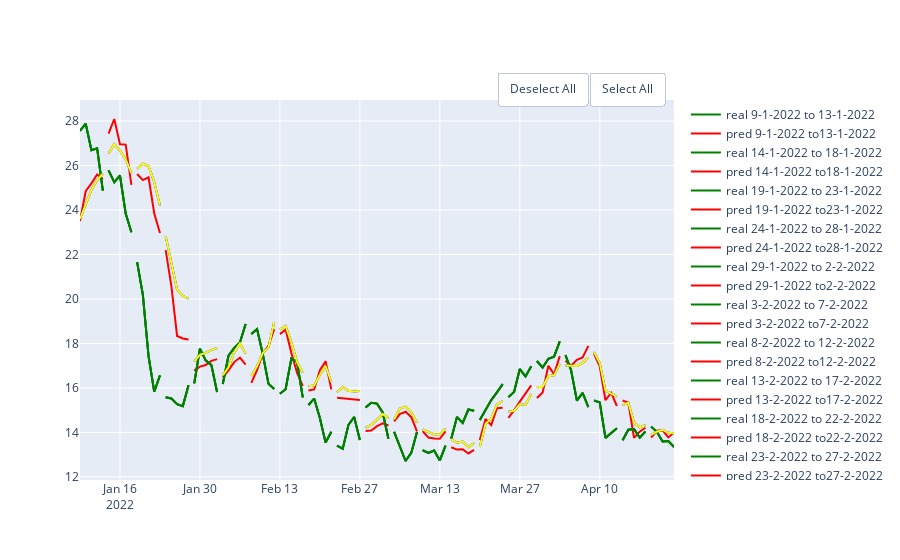

Write notebook code for a chart like this one.
### Code cell
rf_auto = RandomForestRegressor(random_state=10,criterion='mae', max_depth=20, max_features='auto')
rf_sqrt = RandomForestRegressor(random_state=10,criterion='mae', max_depth=20, max_features='sqrt')
rf_log2 = RandomForestRegressor(random_state=10,criterion='mae', max_depth=20,max_features='log2' )
df = pd.DataFrame(columns = ['MAE', 'MSE','RMSE', 'R2'], index = ['auto','sqrt', 'log2'])
show_results(df, df_link,'close',100,5,rf_auto, rf_sqrt,rf_log2)

### Figure 1 — Plotly figure (JSON) as saved in the notebook; plotly's stock layout.template omitted (floating-point values rounded to 4 significant figures)
{"data": [{"line": {"color": "green"}, "mode": "lines", "name": "real 9-1-2022 to 13-1-2022", "type": "scatter", "x": ["2022-01-09T00:00:00", "2022-01-10T00:00:00", "2022-01-11T00:00:00", "2022-01-12T00:00:00", "2022-01-13T00:00:00"], "y": [27.57, 27.88, 26.69, 26.78, 24.87]}, {"line": {"color": "red"}, "mode": "lines", "name": "pred 9-1-2022 to13-1-2022", "type": "scatter", "x": ["2022-01-09T00:00:00", "2022-01-10T00:00:00", "2022-01-11T00:00:00", "2022-01-12T00:00:00", "2022-01-13T00:00:00"], "y": [23.5, 24.85, 25.2, 25.6, 25.39]}, {"line": {"color": "green"}, "mode": "lines", "name": "real 14-1-2022 to 18-1-2022", "type": "scatter", "x": ["2022-01-14T00:00:00", "2022-01-15T00:00:00", "2022-01-16T00:00:00", "2022-01-17T00:00:00", "2022-01-18T00:00:00"], "y": [25.78, 25.25, 25.55, 23.84, 23.0]}, {"line": {"color": "red"}, "mode": "lines", "name": "pred 14-1-2022 to18-1-2022", "type": "scatter", "x": ["2022-01-14T00:00:00", "2022-01-15T00:00:00", "2022-01-16T00:00:00", "2022-01-17T00:00:00", "2022-01-18T00:00:00"], "y": [27.44, 28.09, 26.96, 26.94, 25.13]}, {"line": {"color": "green"}, "mode": "lines", "name": "real 19-1-2022 to 23-1-2022", "type": "scatter", "x": ["2022-01-19T00:00:00", "2022-01-20T00:00:00", "2022-01-21T00:00:00", "2022-01-22T00:00:00", "2022-01-23T00:00:00"], "y": [21.65, 20.2, 17.43, 15.83, 16.57]}, {"line": {"color": "red"}, "mode": "lines", "name": "pred 19-1-2022 to23-1-2022", "type": "scatter", "x": ["2022-01-19T00:00:00", "2022-01-20T00:00:00", "2022-01-21T00:00:00", "2022-01-22T00:00:00", "2022-01-23T00:00:00"], "y": [25.62, 25.35, 25.47, 23.85, 22.97]}, {"line": {"color": "green"}, "mode": "lines", "name": "real 24-1-2022 to 28-1-2022", "type": "scatter", "x": ["2022-01-24T00:00:00", "2022-01-25T00:00:00", "2022-01-26T00:00:00", "2022-01-27T00:00:00", "2022-01-28T00:00:00"], "y": [15.58, 15.53, 15.27, 15.18, 16.12]}, {"line": {"color": "red"}, "mode": "lines", "name": "pred 24-1-2022 to28-1-2022", "type": "scatter", "x": ["2022-01-24T00:00:00", "2022-01-25T00:00:00", "2022-01-26T00:00:00", "2022-01-27T00:00:00", "2022-01-28T00:00:00"], "y": [22.2, 20.58, 18.34, 18.22, 18.18]}, {"line": {"color": "green"}, "mode": "lines", "name": "real 29-1-2022 to 2-2-2022", "type": "scatter", "x": ["2022-01-29T00:00:00", "2022-01-30T00:00:00", "2022-01-31T00:00:00", "2022-02-01T00:00:00", "2022-02-02T00:00:00"], "y": [16.21, 17.77, 17.24, 17.02, 15.82]}, {"line": {"color": "red"}, "mode": "lines", "name": "pred 29-1-2022 to2-2-2022", "type": "scatter", "x": ["2022-01-29T00:00:00", "2022-01-30T00:00:00", "2022-01-31T00:00:00", "2022-02-01T00:00:00", "2022-02-02T00:00:00"], "y": [16.78, 16.96, 17.03, 17.22, 17.29]}, {"line": {"color": "green"}, "mode": "lines", "name": "real 3-2-2022 to 7-2-2022", "type": "scatter", "x": ["2022-02-03T00:00:00", "2022-02-04T00:00:00", "2022-02-05T00:00:00", "2022-02-06T00:00:00", "2022-02-07T00:00:00"], "y": [16.18, 17.45, 17.8, 18.04, 18.88]}, {"line": {"color": "red"}, "mode": "lines", "name": "pred 3-2-2022 to7-2-2022", "type": "scatter", "x": ["2022-02-03T00:00:00", "2022-02-04T00:00:00", "2022-02-05T00:00:00", "2022-02-06T00:00:00", "2022-02-07T00:00:00"], "y": [16.47, 16.79, 17.16, 17.37, 17.04]}, {"line": {"color": "green"}, "mode": "lines", "name": "real 8-2-2022 to 12-2-2022", "type": "scatter", "x": ["2022-02-08T00:00:00", "2022-02-09T00:00:00", "2022-02-10T00:00:00", "2022-02-11T00:00:00", "2022-02-12T00:00:00"], "y": [18.43, 18.64, 17.53, 16.18, 15.95]}, {"line": {"color": "red"}, "mode": "lines", "name": "pred 8-2-2022 to12-2-2022", "type": "scatter", "x": ["2022-02-08T00:00:00", "2022-02-09T00:00:00", "2022-02-10T00:00:00", "2022-02-11T00:00:00", "2022-02-12T00:00:00"], "y": [16.23, 16.79, 17.55, 17.89, 18.65]}, {"line": {"color": "green"}, "mode": "lines", "name": "real 13-2-2022 to 17-2-2022", "type": "scatter", "x": ["2022-02-13T00:00:00", "2022-02-14T00:00:00", "2022-02-15T00:00:00", "2022-02-16T00:00:00", "2022-02-17T00:00:00"], "y": [15.74, 15.94, 17.32, 17.17, 15.57]}, {"line": {"color": "red"}, "mode": "lines", "name": "pred 13-2-2022 to17-2-2022", "type": "scatter", "x": ["2022-02-13T00:00:00", "2022-02-14T00:00:00", "2022-02-15T00:00:00", "2022-02-16T00:00:00", "2022-02-17T00:00:00"], "y": [18.42, 18.63, 17.57, 16.69, 16.09]}, {"line": {"color": "green"}, "mode": "lines", "name": "real 18-2-2022 to 22-2-2022", "type": "scatter", "x": ["2022-02-18T00:00:00", "2022-02-19T00:00:00", "2022-02-20T00:00:00", "2022-02-21T00:00:00", "2022-02-22T00:00:00"], "y": [15.23, 15.52, 14.65, 13.54, 14.03]}, {"line": {"color": "red"}, "mode": "lines", "name": "pred 18-2-2022 to22-2-2022", "type": "scatter", "x": ["2022-02-18T00:00:00", "2022-02-19T00:00:00", "2022-02-20T00:00:00", "2022-02-21T00:00:00", "2022-02-22T00:00:00"], "y": [15.89, 15.93, 16.8, 17.2, 15.94]}, {"line": {"color": "green"}, "mode": "lines", "name": "real 23-2-2022 to 27-2-2022", "type": "scatter", "x": ["2022-02-23T00:00:00", "2022-02-24T00:00:00", "2022-02-25T00:00:00", "2022-02-26T00:00:00", "2022-02-27T00:00:00"], "y": [13.41, 13.27, 14.34, 14.69, 13.65]}, {"line": {"color": "red"}, "mode": "lines", "name": "pred 23-2-2022 to27-2-2022", "type": "scatter", "x": ["2022-02-23T00:00:00", "2022-02-24T00:00:00", "2022-02-25T00:00:00", "2022-02-26T00:00:00", "2022-02-27T00:00:00"], "y": [15.55, 15.52, 15.48, 15.45, 15.46]}, {"line": {"color": "green"}, "mode": "lines", "name": "real 28-2-2022 to 4-3-2022", "type": "scatter", "x": ["2022-02-28T00:00:00", "2022-03-01T00:00:00", "2022-03-02T00:00:00", "2022-03-03T00:00:00", "2022-03-04T00:00:00"], "y": [15.12, 15.33, 15.29, 14.9, 13.71]}, {"line": {"color": "red"}, "mode": "lines", "name": "pred 28-2-2022 to4-3-2022", "type": "scatter", "x": ["2022-02-28T00:00:00", "2022-03-01T00:00:00", "2022-03-02T00:00:00", "2022-03-03T00:00:00", "2022-03-04T00:00:00"], "y": [14.07, 14.09, 14.28, 14.41, 14.31]}, {"line": {"color": "green"}, "mode": "lines", "name": "real 5-3-2022 to 9-3-2022", "type": "scatter", "x": ["2022-03-05T00:00:00", "2022-03-06T00:00:00", "2022-03-07T00:00:00", "2022-03-08T00:00:00", "2022-03-09T00:00:00"], "y": [14.02, 13.34, 12.71, 13.08, 14.02]}, {"line": {"color": "red"}, "mode": "lines", "name": "pred 5-3-2022 to9-3-2022", "type": "scatter", "x": ["2022-03-05T00:00:00", "2022-03-06T00:00:00", "2022-03-07T00:00:00", "2022-03-08T00:00:00", "2022-03-09T00:00:00"], "y": [14.5, 14.83, 14.93, 14.68, 14.04]}, {"line": {"color": "green"}, "mode": "lines", "name": "real 10-3-2022 to 14-3-2022", "type": "scatter", "x": ["2022-03-10T00:00:00", "2022-03-11T00:00:00", "2022-03-12T00:00:00", "2022-03-13T00:00:00", "2022-03-14T00:00:00"], "y": [13.2, 13.08, 13.19, 12.74, 13.4]}, {"line": {"color": "red"}, "mode": "lines", "name": "pred 10-3-2022 to14-3-2022", "type": "scatter", "x": ["2022-03-10T00:00:00", "2022-03-11T00:00:00", "2022-03-12T00:00:00", "2022-03-13T00:00:00", "2022-03-14T00:00:00"], "y": [14.05, 13.77, 13.73, 13.71, 14.04]}, {"line": {"color": "green"}, "mode": "lines", "name": "real 15-3-2022 to 19-3-2022", "type": "scatter", "x": ["2022-03-15T00:00:00", "2022-03-16T00:00:00", "2022-03-17T00:00:00", "2022-03-18T00:00:00", "2022-03-19T00:00:00"], "y": [13.71, 14.7, 14.42, 15.03, 14.98]}, {"line": {"color": "red"}, "mode": "lines", "name": "pred 15-3-2022 to19-3-2022", "type": "scatter", "x": ["2022-03-15T00:00:00", "2022-03-16T00:00:00", "2022-03-17T00:00:00", "2022-03-18T00:00:00", "2022-03-19T00:00:00"], "y": [13.33, 13.23, 13.25, 13.05, 13.21]}, {"line": {"color": "green"}, "mode": "lines", "name": "real 20-3-2022 to 24-3-2022", "type": "scatter", "x": ["2022-03-20T00:00:00", "2022-03-21T00:00:00", "2022-03-22T00:00:00", "2022-03-23T00:00:00", "2022-03-24T00:00:00"], "y": [14.55, 15.01, 15.45, 15.8, 16.17]}, {"line": {"color": "red"}, "mode": "lines", "name": "pred 20-3-2022 to24-3-2022", "type": "scatter", "x": ["2022-03-20T00:00:00", "2022-03-21T00:00:00", "2022-03-22T00:00:00", "2022-03-23T00:00:00", "2022-03-24T00:00:00"], "y": [13.66, 14.6, 14.33, 15.09, 15.11]}, {"line": {"color": "green"}, "mode": "lines", "name": "real 25-3-2022 to 29-3-2022", "type": "scatter", "x": ["2022-03-25T00:00:00", "2022-03-26T00:00:00", "2022-03-27T00:00:00", "2022-03-28T00:00:00", "2022-03-29T00:00:00"], "y": [15.58, 15.82, 16.85, 16.52, 16.97]}, {"line": {"color": "red"}, "mode": "lines", "name": "pred 25-3-2022 to29-3-2022", "type": "scatter", "x": ["2022-03-25T00:00:00", "2022-03-26T00:00:00", "2022-03-27T00:00:00", "2022-03-28T00:00:00", "2022-03-29T00:00:00"], "y": [14.66, 14.99, 15.38, 15.77, 16.11]}, {"line": {"color": "green"}, "mode": "lines", "name": "real 30-3-2022 to 3-4-2022", "type": "scatter", "x": ["2022-03-30T00:00:00", "2022-03-31T00:00:00", "2022-04-01T00:00:00", "2022-04-02T00:00:00", "2022-04-03T00:00:00"], "y": [17.21, 16.91, 17.31, 17.4, 18.09]}, {"line": {"color": "red"}, "mode": "lines", "name": "pred 30-3-2022 to3-4-2022", "type": "scatter", "x": ["2022-03-30T00:00:00", "2022-03-31T00:00:00", "2022-04-01T00:00:00", "2022-04-02T00:00:00", "2022-04-03T00:00:00"], "y": [15.55, 15.79, 16.99, 16.61, 17.43]}, {"line": {"color": "green"}, "mode": "lines", "name": "real 4-4-2022 to 8-4-2022", "type": "scatter", "x": ["2022-04-04T00:00:00", "2022-04-05T00:00:00", "2022-04-06T00:00:00", "2022-04-07T00:00:00", "2022-04-08T00:00:00"], "y": [17.47, 16.77, 15.43, 15.78, 15.14]}, {"line": {"color": "red"}, "mode": "lines", "name": "pred 4-4-2022 to8-4-2022", "type": "scatter", "x": ["2022-04-04T00:00:00", "2022-04-05T00:00:00", "2022-04-06T00:00:00", "2022-04-07T00:00:00", "2022-04-08T00:00:00"], "y": [17.22, 17.0, 17.27, 17.37, 17.89]}, {"line": {"color": "green"}, "mode": "lines", "name": "real 9-4-2022 to 13-4-2022", "type": "scatter", "x": ["2022-04-09T00:00:00", "2022-04-10T00:00:00", "2022-04-11T00:00:00", "2022-04-12T00:00:00", "2022-04-13T00:00:00"], "y": [15.43, 15.35, 13.75, 13.97, 14.18]}, {"line": {"color": "red"}, "mode": "lines", "name": "pred 9-4-2022 to13-4-2022", "type": "scatter", "x": ["2022-04-09T00:00:00", "2022-04-10T00:00:00", "2022-04-11T00:00:00", "2022-04-12T00:00:00", "2022-04-13T00:00:00"], "y": [17.54, 16.96, 15.44, 15.78, 15.19]}, {"line": {"color": "green"}, "mode": "lines", "name": "real 14-4-2022 to 18-4-2022", "type": "scatter", "x": ["2022-04-14T00:00:00", "2022-04-15T00:00:00", "2022-04-16T00:00:00", "2022-04-17T00:00:00", "2022-04-18T00:00:00"], "y": [13.65, 14.12, 14.15, 13.76, 14.04]}, {"line": {"color": "red"}, "mode": "lines", "name": "pred 14-4-2022 to18-4-2022", "type": "scatter", "x": ["2022-04-14T00:00:00", "2022-04-15T00:00:00", "2022-04-16T00:00:00", "2022-04-17T00:00:00", "2022-04-18T00:00:00"], "y": [15.43, 15.34, 13.76, 14.03, 14.21]}, {"line": {"color": "green"}, "mode": "lines", "name": "real 19-4-2022 to 23-4-2022", "type": "scatter", "x": ["2022-04-19T00:00:00", "2022-04-20T00:00:00", "2022-04-21T00:00:00", "2022-04-22T00:00:00", "2022-04-23T00:00:00"], "y": [14.26, 14.02, 13.59, 13.61, 13.34]}, {"line": {"color": "red"}, "mode": "lines", "name": "pred 19-4-2022 to23-4-2022", "type": "scatter", "x": ["2022-04-19T00:00:00", "2022-04-20T00:00:00", "2022-04-21T00:00:00", "2022-04-22T00:00:00", "2022-04-23T00:00:00"], "y": [13.76, 14.07, 14.09, 13.77, 14.0]}, {"line": {"color": "green"}, "mode": "lines", "name": "real 9-1-2022 to 13-1-2022", "type": "scatter", "x": ["2022-01-09T00:00:00", "2022-01-10T00:00:00", "2022-01-11T00:00:00", "2022-01-12T00:00:00", "2022-01-13T00:00:00"], "y": [27.57, 27.88, 26.69, 26.78, 24.87]}, {"line": {"color": "blue"}, "mode": "lines", "name": "pred 9-1-2022 to13-1-2022", "type": "scatter", "x": ["2022-01-09T00:00:00", "2022-01-10T00:00:00", "2022-01-11T00:00:00", "2022-01-12T00:00:00", "2022-01-13T00:00:00"], "y": [23.6, 24.24, 24.91, 25.35, 25.63]}, {"line": {"color": "green"}, "mode": "lines", "name": "real 14-1-2022 to 18-1-2022", "type": "scatter", "x": ["2022-01-14T00:00:00", "2022-01-15T00:00:00", "2022-01-16T00:00:00", "2022-01-17T00:00:00", "2022-01-18T00:00:00"], "y": [25.78, 25.25, 25.55, 23.84, 23.0]}, {"line": {"color": "blue"}, "mode": "lines", "name": "pred 14-1-2022 to18-1-2022", "type": "scatter", "x": ["2022-01-14T00:00:00", "2022-01-15T00:00:00", "2022-01-16T00:00:00", "2022-01-17T00:00:00", "2022-01-18T00:00:00"], "y": [26.55, 26.96, 26.67, 26.29, 25.65]}, {"line": {"color": "green"}, "mode": "lines", "name": "real 19-1-2022 to 23-1-2022", "type": "scatter", "x": ["2022-01-19T00:00:00", "2022-01-20T00:00:00", "2022-01-21T00:00:00", "2022-01-22T00:00:00", "2022-01-23T00:00:00"], "y": [21.65, 20.2, 17.43, 15.83, 16.57]}, {"line": {"color": "blue"}, "mode": "lines", "name": "pred 19-1-2022 to23-1-2022", "type": "scatter", "x": ["2022-01-19T00:00:00", "2022-01-20T00:00:00", "2022-01-21T00:00:00", "2022-01-22T00:00:00", "2022-01-23T00:00:00"], "y": [25.86, 26.08, 25.98, 25.26, 24.2]}, {"line": {"color": "green"}, "mode": "lines", "name": "real 24-1-2022 to 28-1-2022", "type": "scatter", "x": ["2022-01-24T00:00:00", "2022-01-25T00:00:00", "2022-01-26T00:00:00", "2022-01-27T00:00:00", "2022-01-28T00:00:00"], "y": [15.58, 15.53, 15.27, 15.18, 16.12]}, {"line": {"color": "blue"}, "mode": "lines", "name": "pred 24-1-2022 to28-1-2022", "type": "scatter", "x": ["2022-01-24T00:00:00", "2022-01-25T00:00:00", "2022-01-26T00:00:00", "2022-01-27T00:00:00", "2022-01-28T00:00:00"], "y": [22.83, 21.7, 20.42, 20.14, 20.02]}, {"line": {"color": "green"}, "mode": "lines", "name": "real 29-1-2022 to 2-2-2022", "type": "scatter", "x": ["2022-01-29T00:00:00", "2022-01-30T00:00:00", "2022-01-31T00:00:00", "2022-02-01T00:00:00", "2022-02-02T00:00:00"], "y": [16.21, 17.77, 17.24, 17.02, 15.82]}, {"line": {"color": "blue"}, "mode": "lines", "name": "pred 29-1-2022 to2-2-2022", "type": "scatter", "x": ["2022-01-29T00:00:00", "2022-01-30T00:00:00", "2022-01-31T00:00:00", "2022-02-01T00:00:00", "2022-02-02T00:00:00"], "y": [17.19, 17.49, 17.58, 17.71, 17.8]}, {"line": {"color": "green"}, "mode": "lines", "name": "real 3-2-2022 to 7-2-2022", "type": "scatter", "x": ["2022-02-03T00:00:00", "2022-02-04T00:00:00", "2022-02-05T00:00:00", "2022-02-06T00:00:00", "2022-02-07T00:00:00"], "y": [16.18, 17.45, 17.8, 18.04, 18.88]}, {"line": {"color": "blue"}, "mode": "lines", "name": "pred 3-2-2022 to7-2-2022", "type": "scatter", "x": ["2022-02-03T00:00:00", "2022-02-04T00:00:00", "2022-02-05T00:00:00", "2022-02-06T00:00:00", "2022-02-07T00:00:00"], "y": [16.57, 16.92, 17.61, 18.0, 17.54]}, {"line": {"color": "green"}, "mode": "lines", "name": "real 8-2-2022 to 12-2-2022", "type": "scatter", "x": ["2022-02-08T00:00:00", "2022-02-09T00:00:00", "2022-02-10T00:00:00", "2022-02-11T00:00:00", "2022-02-12T00:00:00"], "y": [18.43, 18.64, 17.53, 16.18, 15.95]}, {"line": {"color": "blue"}, "mode": "lines", "name": "pred 8-2-2022 to12-2-2022", "type": "scatter", "x": ["2022-02-08T00:00:00", "2022-02-09T00:00:00", "2022-02-10T00:00:00", "2022-02-11T00:00:00", "2022-02-12T00:00:00"], "y": [16.54, 16.98, 17.57, 17.82, 18.96]}, {"line": {"color": "green"}, "mode": "lines", "name": "real 13-2-2022 to 17-2-2022", "type": "scatter", "x": ["2022-02-13T00:00:00", "2022-02-14T00:00:00", "2022-02-15T00:00:00", "2022-02-16T00:00:00", "2022-02-17T00:00:00"], "y": [15.74, 15.94, 17.32, 17.17, 15.57]}, {"line": {"color": "blue"}, "mode": "lines", "name": "pred 13-2-2022 to17-2-2022", "type": "scatter", "x": ["2022-02-13T00:00:00", "2022-02-14T00:00:00", "2022-02-15T00:00:00", "2022-02-16T00:00:00", "2022-02-17T00:00:00"], "y": [18.63, 18.78, 18.05, 17.17, 16.68]}, {"line": {"color": "green"}, "mode": "lines", "name": "real 18-2-2022 to 22-2-2022", "type": "scatter", "x": ["2022-02-18T00:00:00", "2022-02-19T00:00:00", "2022-02-20T00:00:00", "2022-02-21T00:00:00", "2022-02-22T00:00:00"], "y": [15.23, 15.52, 14.65, 13.54, 14.03]}, {"line": {"color": "blue"}, "mode": "lines", "name": "pred 18-2-2022 to22-2-2022", "type": "scatter", "x": ["2022-02-18T00:00:00", "2022-02-19T00:00:00", "2022-02-20T00:00:00", "2022-02-21T00:00:00", "2022-02-22T00:00:00"], "y": [16.07, 16.11, 16.59, 17.0, 16.26]}, {"line": {"color": "green"}, "mode": "lines", "name": "real 23-2-2022 to 27-2-2022", "type": "scatter", "x": ["2022-02-23T00:00:00", "2022-02-24T00:00:00", "2022-02-25T00:00:00", "2022-02-26T00:00:00", "2022-02-27T00:00:00"], "y": [13.41, 13.27, 14.34, 14.69, 13.65]}, {"line": {"color": "blue"}, "mode": "lines", "name": "pred 23-2-2022 to27-2-2022", "type": "scatter", "x": ["2022-02-23T00:00:00", "2022-02-24T00:00:00", "2022-02-25T00:00:00", "2022-02-26T00:00:00", "2022-02-27T00:00:00"], "y": [15.82, 16.04, 15.87, 15.84, 15.86]}, {"line": {"color": "green"}, "mode": "lines", "name": "real 28-2-2022 to 4-3-2022", "type": "scatter", "x": ["2022-02-28T00:00:00", "2022-03-01T00:00:00", "2022-03-02T00:00:00", "2022-03-03T00:00:00", "2022-03-04T00:00:00"], "y": [15.12, 15.33, 15.29, 14.9, 13.71]}, {"line": {"color": "blue"}, "mode": "lines", "name": "pred 28-2-2022 to4-3-2022", "type": "scatter", "x": ["2022-02-28T00:00:00", "2022-03-01T00:00:00", "2022-03-02T00:00:00", "2022-03-03T00:00:00", "2022-03-04T00:00:00"], "y": [14.21, 14.33, 14.57, 14.82, 14.64]}, {"line": {"color": "green"}, "mode": "lines", "name": "real 5-3-2022 to 9-3-2022", "type": "scatter", "x": ["2022-03-05T00:00:00", "2022-03-06T00:00:00", "2022-03-07T00:00:00", "2022-03-08T00:00:00", "2022-03-09T00:00:00"], "y": [14.02, 13.34, 12.71, 13.08, 14.02]}, {"line": {"color": "blue"}, "mode": "lines", "name": "pred 5-3-2022 to9-3-2022", "type": "scatter", "x": ["2022-03-05T00:00:00", "2022-03-06T00:00:00", "2022-03-07T00:00:00", "2022-03-08T00:00:00", "2022-03-09T00:00:00"], "y": [14.58, 15.07, 15.16, 14.91, 14.44]}, {"line": {"color": "green"}, "mode": "lines", "name": "real 10-3-2022 to 14-3-2022", "type": "scatter", "x": ["2022-03-10T00:00:00", "2022-03-11T00:00:00", "2022-03-12T00:00:00", "2022-03-13T00:00:00", "2022-03-14T00:00:00"], "y": [13.2, 13.08, 13.19, 12.74, 13.4]}, {"line": {"color": "blue"}, "mode": "lines", "name": "pred 10-3-2022 to14-3-2022", "type": "scatter", "x": ["2022-03-10T00:00:00", "2022-03-11T00:00:00", "2022-03-12T00:00:00", "2022-03-13T00:00:00", "2022-03-14T00:00:00"], "y": [14.13, 14.02, 13.91, 13.92, 14.16]}, {"line": {"color": "green"}, "mode": "lines", "name": "real 15-3-2022 to 19-3-2022", "type": "scatter", "x": ["2022-03-15T00:00:00", "2022-03-16T00:00:00", "2022-03-17T00:00:00", "2022-03-18T00:00:00", "2022-03-19T00:00:00"], "y": [13.71, 14.7, 14.42, 15.03, 14.98]}, {"line": {"color": "blue"}, "mode": "lines", "name": "pred 15-3-2022 to19-3-2022", "type": "scatter", "x": ["2022-03-15T00:00:00", "2022-03-16T00:00:00", "2022-03-17T00:00:00", "2022-03-18T00:00:00", "2022-03-19T00:00:00"], "y": [13.69, 13.54, 13.59, 13.34, 13.52]}, {"line": {"color": "green"}, "mode": "lines", "name": "real 20-3-2022 to 24-3-2022", "type": "scatter", "x": ["2022-03-20T00:00:00", "2022-03-21T00:00:00", "2022-03-22T00:00:00", "2022-03-23T00:00:00", "2022-03-24T00:00:00"], "y": [14.55, 15.01, 15.45, 15.8, 16.17]}, {"line": {"color": "blue"}, "mode": "lines", "name": "pred 20-3-2022 to24-3-2022", "type": "scatter", "x": ["2022-03-20T00:00:00", "2022-03-21T00:00:00", "2022-03-22T00:00:00", "2022-03-23T00:00:00", "2022-03-24T00:00:00"], "y": [13.34, 14.39, 14.61, 15.26, 15.4]}, {"line": {"color": "green"}, "mode": "lines", "name": "real 25-3-2022 to 29-3-2022", "type": "scatter", "x": ["2022-03-25T00:00:00", "2022-03-26T00:00:00", "2022-03-27T00:00:00", "2022-03-28T00:00:00", "2022-03-29T00:00:00"], "y": [15.58, 15.82, 16.85, 16.52, 16.97]}, {"line": {"color": "blue"}, "mode": "lines", "name": "pred 25-3-2022 to29-3-2022", "type": "scatter", "x": ["2022-03-25T00:00:00", "2022-03-26T00:00:00", "2022-03-27T00:00:00", "2022-03-28T00:00:00", "2022-03-29T00:00:00"], "y": [14.93, 14.96, 15.28, 15.24, 15.74]}, {"line": {"color": "green"}, "mode": "lines", "name": "real 30-3-2022 to 3-4-2022", "type": "scatter", "x": ["2022-03-30T00:00:00", "2022-03-31T00:00:00", "2022-04-01T00:00:00", "2022-04-02T00:00:00", "2022-04-03T00:00:00"], "y": [17.21, 16.91, 17.31, 17.4, 18.09]}, {"line": {"color": "blue"}, "mode": "lines", "name": "pred 30-3-2022 to3-4-2022", "type": "scatter", "x": ["2022-03-30T00:00:00", "2022-03-31T00:00:00", "2022-04-01T00:00:00", "2022-04-02T00:00:00", "2022-04-03T00:00:00"], "y": [16.03, 16.05, 16.53, 16.57, 17.08]}, {"line": {"color": "green"}, "mode": "lines", "name": "real 4-4-2022 to 8-4-2022", "type": "scatter", "x": ["2022-04-04T00:00:00", "2022-04-05T00:00:00", "2022-04-06T00:00:00", "2022-04-07T00:00:00", "2022-04-08T00:00:00"], "y": [17.47, 16.77, 15.43, 15.78, 15.14]}, {"line": {"color": "blue"}, "mode": "lines", "name": "pred 4-4-2022 to8-4-2022", "type": "scatter", "x": ["2022-04-04T00:00:00", "2022-04-05T00:00:00", "2022-04-06T00:00:00", "2022-04-07T00:00:00", "2022-04-08T00:00:00"], "y": [17.01, 17.01, 16.99, 17.13, 17.36]}, {"line": {"color": "green"}, "mode": "lines", "name": "real 9-4-2022 to 13-4-2022", "type": "scatter", "x": ["2022-04-09T00:00:00", "2022-04-10T00:00:00", "2022-04-11T00:00:00", "2022-04-12T00:00:00", "2022-04-13T00:00:00"], "y": [15.43, 15.35, 13.75, 13.97, 14.18]}, {"line": {"color": "blue"}, "mode": "lines", "name": "pred 9-4-2022 to13-4-2022", "type": "scatter", "x": ["2022-04-09T00:00:00", "2022-04-10T00:00:00", "2022-04-11T00:00:00", "2022-04-12T00:00:00", "2022-04-13T00:00:00"], "y": [17.62, 17.11, 15.88, 15.73, 15.61]}, {"line": {"color": "green"}, "mode": "lines", "name": "real 14-4-2022 to 18-4-2022", "type": "scatter", "x": ["2022-04-14T00:00:00", "2022-04-15T00:00:00", "2022-04-16T00:00:00", "2022-04-17T00:00:00", "2022-04-18T00:00:00"], "y": [13.65, 14.12, 14.15, 13.76, 14.04]}, {"line": {"color": "blue"}, "mode": "lines", "name": "pred 14-4-2022 to18-4-2022", "type": "scatter", "x": ["2022-04-14T00:00:00", "2022-04-15T00:00:00", "2022-04-16T00:00:00", "2022-04-17T00:00:00", "2022-04-18T00:00:00"], "y": [15.22, 15.34, 14.44, 14.23, 14.32]}, {"line": {"color": "green"}, "mode": "lines", "name": "real 19-4-2022 to 23-4-2022", "type": "scatter", "x": ["2022-04-19T00:00:00", "2022-04-20T00:00:00", "2022-04-21T00:00:00", "2022-04-22T00:00:00", "2022-04-23T00:00:00"], "y": [14.26, 14.02, 13.59, 13.61, 13.34]}, {"line": {"color": "blue"}, "mode": "lines", "name": "pred 19-4-2022 to23-4-2022", "type": "scatter", "x": ["2022-04-19T00:00:00", "2022-04-20T00:00:00", "2022-04-21T00:00:00", "2022-04-22T00:00:00", "2022-04-23T00:00:00"], "y": [13.89, 14.03, 14.11, 13.98, 13.96]}, {"line": {"color": "green"}, "mode": "lines", "name": "real 9-1-2022 to 13-1-2022", "type": "scatter", "x": ["2022-01-09T00:00:00", "2022-01-10T00:00:00", "2022-01-11T00:00:00", "2022-01-12T00:00:00", "2022-01-13T00:00:00"], "y": [27.57, 27.88, 26.69, 26.78, 24.87]}, {"line": {"color": "yellow"}, "mode": "lines", "name": "pred 9-1-2022 to13-1-2022", "type": "scatter", "x": ["2022-01-09T00:00:00", "2022-01-10T00:00:00", "2022-01-11T00:00:00", "2022-01-12T00:00:00", "2022-01-13T00:00:00"], "y": [23.6, 24.24, 24.91, 25.35, 25.63]}, {"line": {"color": "green"}, "mode": "lines", "name": "real 14-1-2022 to 18-1-2022", "type": "scatter", "x": ["2022-01-14T00:00:00", "2022-01-15T00:00:00", "2022-01-16T00:00:00", "2022-01-17T00:00:00", "2022-01-18T00:00:00"], "y": [25.78, 25.25, 25.55, 23.84, 23.0]}, {"line": {"color": "yellow"}, "mode": "lines", "name": "pred 14-1-2022 to18-1-2022", "type": "scatter", "x": ["2022-01-14T00:00:00", "2022-01-15T00:00:00", "2022-01-16T00:00:00", "2022-01-17T00:00:00", "2022-01-18T00:00:00"], "y": [26.55, 26.96, 26.67, 26.29, 25.65]}, {"line": {"color": "green"}, "mode": "lines", "name": "real 19-1-2022 to 23-1-2022", "type": "scatter", "x": ["2022-01-19T00:00:00", "2022-01-20T00:00:00", "2022-01-21T00:00:00", "2022-01-22T00:00:00", "2022-01-23T00:00:00"], "y": [21.65, 20.2, 17.43, 15.83, 16.57]}, {"line": {"color": "yellow"}, "mode": "lines", "name": "pred 19-1-2022 to23-1-2022", "type": "scatter", "x": ["2022-01-19T00:00:00", "2022-01-20T00:00:00", "2022-01-21T00:00:00", "2022-01-22T00:00:00", "2022-01-23T00:00:00"], "y": [25.86, 26.08, 25.98, 25.26, 24.2]}, {"line": {"color": "green"}, "mode": "lines", "name": "real 24-1-2022 to 28-1-2022", "type": "scatter", "x": ["2022-01-24T00:00:00", "2022-01-25T00:00:00", "2022-01-26T00:00:00", "2022-01-27T00:00:00", "2022-01-28T00:00:00"], "y": [15.58, 15.53, 15.27, 15.18, 16.12]}, {"line": {"color": "yellow"}, "mode": "lines", "name": "pred 24-1-2022 to28-1-2022", "type": "scatter", "x": ["2022-01-24T00:00:00", "2022-01-25T00:00:00", "2022-01-26T00:00:00", "2022-01-27T00:00:00", "2022-01-28T00:00:00"], "y": [22.83, 21.7, 20.42, 20.14, 20.02]}, {"line": {"color": "green"}, "mode": "lines", "name": "real 29-1-2022 to 2-2-2022", "type": "scatter", "x": ["2022-01-29T00:00:00", "2022-01-30T00:00:00", "2022-01-31T00:00:00", "2022-02-01T00:00:00", "2022-02-02T00:00:00"], "y": [16.21, 17.77, 17.24, 17.02, 15.82]}, {"line": {"color": "yellow"}, "mode": "lines", "name": "pred 29-1-2022 to2-2-2022", "type": "scatter", "x": ["2022-01-29T00:00:00", "2022-01-30T00:00:00", "2022-01-31T00:00:00", "2022-02-01T00:00:00", "2022-02-02T00:00:00"], "y": [17.19, 17.49, 17.58, 17.71, 17.8]}, {"line": {"color": "green"}, "mode": "lines", "name": "real 3-2-2022 to 7-2-2022", "type": "scatter", "x": ["2022-02-03T00:00:00", "2022-02-04T00:00:00", "2022-02-05T00:00:00", "2022-02-06T00:00:00", "2022-02-07T00:00:00"], "y": [16.18, 17.45, 17.8, 18.04, 18.88]}, {"line": {"color": "yellow"}, "mode": "lines", "name": "pred 3-2-2022 to7-2-2022", "type": "scatter", "x": ["2022-02-03T00:00:00", "2022-02-04T00:00:00", "2022-02-05T00:00:00", "2022-02-06T00:00:00", "2022-02-07T00:00:00"], "y": [16.57, 16.92, 17.61, 18.0, 17.54]}, {"line": {"color": "green"}, "mode": "lines", "name": "real 8-2-2022 to 12-2-2022", "type": "scatter", "x": ["2022-02-08T00:00:00", "2022-02-09T00:00:00", "2022-02-10T00:00:00", "2022-02-11T00:00:00", "2022-02-12T00:00:00"], "y": [18.43, 18.64, 17.53, 16.18, 15.95]}, {"line": {"color": "yellow"}, "mode": "lines", "name": "pred 8-2-2022 to12-2-2022", "type": "scatter", "x": ["2022-02-08T00:00:00", "2022-02-09T00:00:00", "2022-02-10T00:00:00", "2022-02-11T00:00:00", "2022-02-12T00:00:00"], "y": [16.54, 16.98, 17.57, 17.82, 18.96]}, {"line": {"color": "green"}, "mode": "lines", "name": "real 13-2-2022 to 17-2-2022", "type": "scatter", "x": ["2022-02-13T00:00:00", "2022-02-14T00:00:00", "2022-02-15T00:00:00", "2022-02-16T00:00:00", "2022-02-17T00:00:00"], "y": [15.74, 15.94, 17.32, 17.17, 15.57]}, {"line": {"color": "yellow"}, "mode": "lines", "name": "pred 13-2-2022 to17-2-2022", "type": "scatter", "x": ["2022-02-13T00:00:00", "2022-02-14T00:00:00", "2022-02-15T00:00:00", "2022-02-16T00:00:00", "2022-02-17T00:00:00"], "y": [18.63, 18.78, 18.05, 17.17, 16.68]}, {"line": {"color": "green"}, "mode": "lines", "name": "real 18-2-2022 to 22-2-2022", "type": "scatter", "x": ["2022-02-18T00:00:00", "2022-02-19T00:00:00", "2022-02-20T00:00:00", "2022-02-21T00:00:00", "2022-02-22T00:00:00"], "y": [15.23, 15.52, 14.65, 13.54, 14.03]}, {"line": {"color": "yellow"}, "mode": "lines", "name": "pred 18-2-2022 to22-2-2022", "type": "scatter", "x": ["2022-02-18T00:00:00", "2022-02-19T00:00:00", "2022-02-20T00:00:00", "2022-02-21T00:00:00", "2022-02-22T00:00:00"], "y": [16.07, 16.11, 16.59, 17.0, 16.26]}, {"line": {"color": "green"}, "mode": "lines", "name": "real 23-2-2022 to 27-2-2022", "type": "scatter", "x": ["2022-02-23T00:00:00", "2022-02-24T00:00:00", "2022-02-25T00:00:00", "2022-02-26T00:00:00", "2022-02-27T00:00:00"], "y": [13.41, 13.27, 14.34, 14.69, 13.65]}, {"line": {"color": "yellow"}, "mode": "lines", "name": "pred 23-2-2022 to27-2-2022", "type": "scatter", "x": ["2022-02-23T00:00:00", "2022-02-24T00:00:00", "2022-02-25T00:00:00", "2022-02-26T00:00:00", "2022-02-27T00:00:00"], "y": [15.82, 16.04, 15.87, 15.84, 15.86]}, {"line": {"color": "green"}, "mode": "lines", "name": "real 28-2-2022 to 4-3-2022", "type": "scatter", "x": ["2022-02-28T00:00:00", "2022-03-01T00:00:00", "2022-03-02T00:00:00", "2022-03-03T00:00:00", "2022-03-04T00:00:00"], "y": [15.12, 15.33, 15.29, 14.9, 13.71]}, {"line": {"color": "yellow"}, "mode": "lines", "name": "pred 28-2-2022 to4-3-2022", "type": "scatter", "x": ["2022-02-28T00:00:00", "2022-03-01T00:00:00", "2022-03-02T00:00:00", "2022-03-03T00:00:00", "2022-03-04T00:00:00"], "y": [14.21, 14.33, 14.57, 14.82, 14.64]}, {"line": {"color": "green"}, "mode": "lines", "name": "real 5-3-2022 to 9-3-2022", "type": "scatter", "x": ["2022-03-05T00:00:00", "2022-03-06T00:00:00", "2022-03-07T00:00:00", "2022-03-08T00:00:00", "2022-03-09T00:00:00"], "y": [14.02, 13.34, 12.71, 13.08, 14.02]}, {"line": {"color": "yellow"}, "mode": "lines", "name": "pred 5-3-2022 to9-3-2022", "type": "scatter", "x": ["2022-03-05T00:00:00", "2022-03-06T00:00:00", "2022-03-07T00:00:00", "2022-03-08T00:00:00", "2022-03-09T00:00:00"], "y": [14.58, 15.07, 15.16, 14.91, 14.44]}, {"line": {"color": "green"}, "mode": "lines", "name": "real 10-3-2022 to 14-3-2022", "type": "scatter", "x": ["2022-03-10T00:00:00", "2022-03-11T00:00:00", "2022-03-12T00:00:00", "2022-03-13T00:00:00", "2022-03-14T00:00:00"], "y": [13.2, 13.08, 13.19, 12.74, 13.4]}, {"line": {"color": "yellow"}, "mode": "lines", "name": "pred 10-3-2022 to14-3-2022", "type": "scatter", "x": ["2022-03-10T00:00:00", "2022-03-11T00:00:00", "2022-03-12T00:00:00", "2022-03-13T00:00:00", "2022-03-14T00:00:00"], "y": [14.13, 14.02, 13.91, 13.92, 14.16]}, {"line": {"color": "green"}, "mode": "lines", "name": "real 15-3-2022 to 19-3-2022", "type": "scatter", "x": ["2022-03-15T00:00:00", "2022-03-16T00:00:00", "2022-03-17T00:00:00", "2022-03-18T00:00:00", "2022-03-19T00:00:00"], "y": [13.71, 14.7, 14.42, 15.03, 14.98]}, {"line": {"color": "yellow"}, "mode": "lines", "name": "pred 15-3-2022 to19-3-2022", "type": "scatter", "x": ["2022-03-15T00:00:00", "2022-03-16T00:00:00", "2022-03-17T00:00:00", "2022-03-18T00:00:00", "2022-03-19T00:00:00"], "y": [13.69, 13.54, 13.59, 13.34, 13.52]}, {"line": {"color": "green"}, "mode": "lines", "name": "real 20-3-2022 to 24-3-2022", "type": "scatter", "x": ["2022-03-20T00:00:00", "2022-03-21T00:00:00", "2022-03-22T00:00:00", "2022-03-23T00:00:00", "2022-03-24T00:00:00"], "y": [14.55, 15.01, 15.45, 15.8, 16.17]}, {"line": {"color": "yellow"}, "mode": "lines", "name": "pred 20-3-2022 to24-3-2022", "type": "scatter", "x": ["2022-03-20T00:00:00", "2022-03-21T00:00:00", "2022-03-22T00:00:00", "2022-03-23T00:00:00", "2022-03-24T00:00:00"], "y": [13.34, 14.39, 14.61, 15.26, 15.4]}, {"line": {"color": "green"}, "mode": "lines", "name": "real 25-3-2022 to 29-3-2022", "type": "scatter", "x": ["2022-03-25T00:00:00", "2022-03-26T00:00:00", "2022-03-27T00:00:00", "2022-03-28T00:00:00", "2022-03-29T00:00:00"], "y": [15.58, 15.82, 16.85, 16.52, 16.97]}, {"line": {"color": "yellow"}, "mode": "lines", "name": "pred 25-3-2022 to29-3-2022", "type": "scatter", "x": ["2022-03-25T00:00:00", "2022-03-26T00:00:00", "2022-03-27T00:00:00", "2022-03-28T00:00:00", "2022-03-29T00:00:00"], "y": [14.93, 14.96, 15.28, 15.24, 15.74]}, {"line": {"color": "green"}, "mode": "lines", "name": "real 30-3-2022 to 3-4-2022", "type": "scatter", "x": ["2022-03-30T00:00:00", "2022-03-31T00:00:00", "2022-04-01T00:00:00", "2022-04-02T00:00:00", "2022-04-03T00:00:00"], "y": [17.21, 16.91, 17.31, 17.4, 18.09]}, {"line": {"color": "yellow"}, "mode": "lines", "name": "pred 30-3-2022 to3-4-2022", "type": "scatter", "x": ["2022-03-30T00:00:00", "2022-03-31T00:00:00", "2022-04-01T00:00:00", "2022-04-02T00:00:00", "2022-04-03T00:00:00"], "y": [16.03, 16.05, 16.53, 16.57, 17.08]}, {"line": {"color": "green"}, "mode": "lines", "name": "real 4-4-2022 to 8-4-2022", "type": "scatter", "x": ["2022-04-04T00:00:00", "2022-04-05T00:00:00", "2022-04-06T00:00:00", "2022-04-07T00:00:00", "2022-04-08T00:00:00"], "y": [17.47, 16.77, 15.43, 15.78, 15.14]}, {"line": {"color": "yellow"}, "mode": "lines", "name": "pred 4-4-2022 to8-4-2022", "type": "scatter", "x": ["2022-04-04T00:00:00", "2022-04-05T00:00:00", "2022-04-06T00:00:00", "2022-04-07T00:00:00", "2022-04-08T00:00:00"], "y": [17.01, 17.01, 16.99, 17.13, 17.36]}, {"line": {"color": "green"}, "mode": "lines", "name": "real 9-4-2022 to 13-4-2022", "type": "scatter", "x": ["2022-04-09T00:00:00", "2022-04-10T00:00:00", "2022-04-11T00:00:00", "2022-04-12T00:00:00", "2022-04-13T00:00:00"], "y": [15.43, 15.35, 13.75, 13.97, 14.18]}, {"line": {"color": "yellow"}, "mode": "lines", "name": "pred 9-4-2022 to13-4-2022", "type": "scatter", "x": ["2022-04-09T00:00:00", "2022-04-10T00:00:00", "2022-04-11T00:00:00", "2022-04-12T00:00:00", "2022-04-13T00:00:00"], "y": [17.62, 17.11, 15.88, 15.73, 15.61]}, {"line": {"color": "green"}, "mode": "lines", "name": "real 14-4-2022 to 18-4-2022", "type": "scatter", "x": ["2022-04-14T00:00:00", "2022-04-15T00:00:00", "2022-04-16T00:00:00", "2022-04-17T00:00:00", "2022-04-18T00:00:00"], "y": [13.65, 14.12, 14.15, 13.76, 14.04]}, {"line": {"color": "yellow"}, "mode": "lines", "name": "pred 14-4-2022 to18-4-2022", "type": "scatter", "x": ["2022-04-14T00:00:00", "2022-04-15T00:00:00", "2022-04-16T00:00:00", "2022-04-17T00:00:00", "2022-04-18T00:00:00"], "y": [15.22, 15.34, 14.44, 14.23, 14.32]}, {"line": {"color": "green"}, "mode": "lines", "name": "real 19-4-2022 to 23-4-2022", "type": "scatter", "x": ["2022-04-19T00:00:00", "2022-04-20T00:00:00", "2022-04-21T00:00:00", "2022-04-22T00:00:00", "2022-04-23T00:00:00"], "y": [14.26, 14.02, 13.59, 13.61, 13.34]}, {"line": {"color": "yellow"}, "mode": "lines", "name": "pred 19-4-2022 to23-4-2022", "type": "scatter", "x": ["2022-04-19T00:00:00", "2022-04-20T00:00:00", "2022-04-21T00:00:00", "2022-04-22T00:00:00", "2022-04-23T00:00:00"], "y": [13.89, 14.03, 14.11, 13.98, 13.96]}], "layout": {"updatemenus": [{"buttons": [{"args": ["visible", "legendonly"], "label": "Deselect All", "method": "restyle"}, {"args": ["visible", true], "label": "Select All", "method": "restyle"}], "direction": "left", "pad": {"r": 10, "t": 10}, "showactive": false, "type": "buttons", "x": 1, "xanchor": "right", "y": 1.1, "yanchor": "top"}]}}
